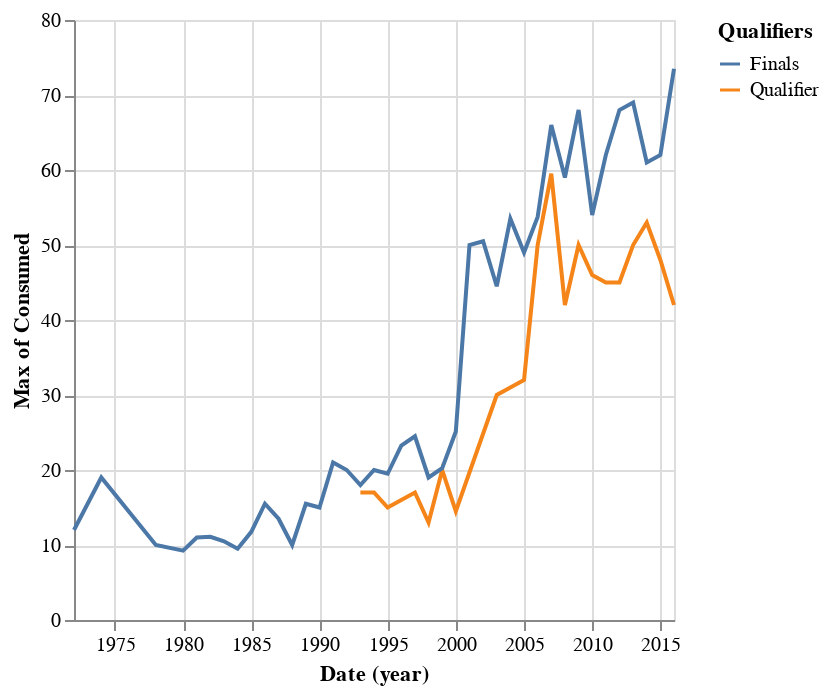

The notebook cell saved with this chart:
### Markdown cell above
#### checkpoint 1: plot the maximum per year, with a different color for qualifiers vs finals. You will get full point if you:

 
*  Plot the right data
*  Specify the correct mark 
*  Use the correct x, y, and color encodings

You chart should look like:

![](https://raw.githubusercontent.com/dallascard/SI649_public/main/altair_hw1/task3-checkpoint1.png)

### Code cell
alt.Chart(df).mark_line().encode(
    x=alt.X('year(Date)'),
    y=alt.Y('Consumed', aggregate='max'),
    color='Qualifiers',
)

### Figure 1 — Vega-Lite specification as saved in the notebook (floating-point values rounded to 4 significant figures; data arrays with more than 128 entries replaced by an {"elided": "..."} marker saying what was removed)
{"config": {"view": {"continuousWidth": 300, "continuousHeight": 300}}, "data": {"name": "data-406295d80c74e37c9ac8951d170ff467"}, "mark": {"type": "line"}, "encoding": {"color": {"field": "Qualifiers", "type": "nominal"}, "x": {"field": "Date", "timeUnit": "year", "type": "temporal"}, "y": {"aggregate": "max", "field": "Consumed", "type": "quantitative"}}, "$schema": "https://vega.github.io/schema/vega-lite/v5.16.3.json", "datasets": {"data-406295d80c74e37c9ac8951d170ff467": {"elided": "1501 records"}}}
